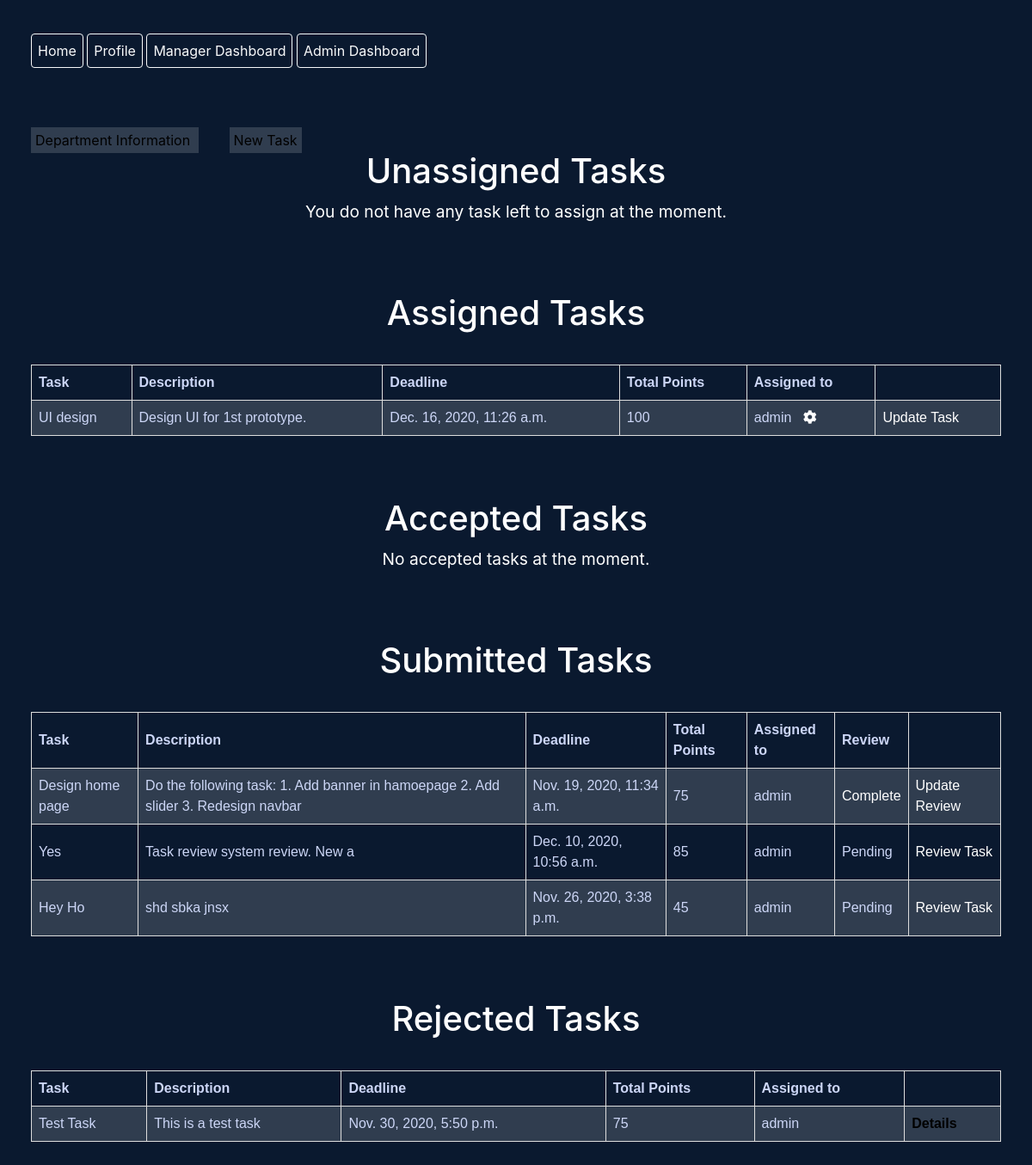
/manager-dashboard (signed in), run on the app's committed database.
### createMode/models.py (models this page shows, shortened)
class Task(models.Model):
	title = models.CharField(max_length=240)
	description = models.TextField()
	total_points = models.PositiveIntegerField(validators=[MinValueValidator(10), MaxValueValidator(100)])
	department = models.ForeignKey(Department, on_delete=models.CASCADE)
	deadline = models.DateTimeField()
	assigned_to = models.ForeignKey(User, on_delete=models.SET_NULL, blank=True, null=True, related_name='assigned_to_user')
	created_by = models.ForeignKey(User, on_delete=models.SET_NULL, blank=True, null=True, related_name='created_by_user')
	created_at = models.DateTimeField(auto_now_add=True)
	submitted = models.BooleanField(default=False)
	reviewed = models.BooleanField(default=False)
	review_id = models.PositiveIntegerField(blank=True, null=True)
	is_accepted = models.BooleanField(default=False)
	is_rejected = models.BooleanField(default=False)
	reject_feedback_id = models.PositiveIntegerField(blank=True, null=True)

### core/views.py (the view)
# urls.py: path('manager-dashboard', ManagerDashboard.as_view(), name='manager-dashboard'),
class ManagerDashboard(ListView, LoginRequiredMixin, ManagerRequiredMixin):
	model = Task
	template_name = 'core/manager_dashboard.html'
	context_object_name = 'tasks'
	def get_context_data(self, **kwargs):
		context = super().get_context_data(**kwargs)
		tasks = Task.objects.filter(created_by = self.request.user)
		context['created_tasks'] = tasks.filter(assigned_to = None)
		context['assigned_tasks'] = tasks.filter(submitted = False).filter(is_accepted = False).filter(is_rejected = False).exclude(assigned_to = None)
		context['accepted_tasks'] = tasks.filter(is_accepted = True).filter(submitted = False)
		context['rejected_tasks'] = tasks.filter(is_rejected = True)
		context['submitted_tasks'] = tasks.filter(submitted = True)
		return context

### core/context_processors.py (called while the page is built)
def check_authorization(request):
	if request.user.is_superuser:
		user_is_admin = True
	else:
		user_is_admin = False
	if request.user.is_authenticated:
		user_is_authenticated = True
		jobinfo = EmployeeJobInfo.objects.filter(user = request.user)[0]
		if jobinfo and jobinfo.isManager == True:
			user_is_manager = True
		else:
			user_is_manager = False
	else:
		user_is_authenticated = False
		user_is_manager = False
	return {
		'user_is_authenticated' : user_is_authenticated,
		'user_is_admin': user_is_admin,
		'user_is_manager' : user_is_manager,
	}

### core/templates/core/manager_dashboard.html (shortened to what this page needs)
{% extends 'core/base.html' %}
{% load static %}
{% block content %}
	<div class="">
		<br>
		<br>
		<a class='add-dept' href="{% url 'core:department-information' %}">
			Department Information
		</a>
		<a class='add-dept mr-auto' href="{% url 'createMode:create-task' %}">
			New Task
		</a>
	<br>
		<h1>Unassigned Tasks</h1>
			{% if created_tasks %}
			<table>
				<tr>
					<th>Task</th>
					<th>Description</th>
					<th>Deadline</th>
					<th>Total Points</th>
					<th></th>
					<th></th>
				</tr>
					{% for task in created_tasks %}
						{% if task.assigned_to == None %}
						<tr>
					    	<td>
					    		{{ task.title}}
					    	</a></td>
					    	<td> {{ task.description }}</td>
					    	<td>
								{{ task.deadline }}
					    	</td>
					    	<td>
					    		{{ task.total_points }}
					    	</td>
					    	<td>
					    		<a href="{% url 'createMode:assign-task' task.pk %}">Assign Task</a>
					    	</td>
					    	<td>
					    		<a href="{% url 'createMode:update-task' task.pk %}">Update Task</a>
					    	</td>
					    </tr>
					    {% endif %}
					{% endfor %}
			</table>
			{% else %}
				<h4 class="msg"> <small>You do not have any task left to assign at the moment.</small></h4>
			{% endif %}
		<br><br><br>
		<h1>Assigned Tasks</h1>
			{% if assigned_tasks %}
			<table>
				<tr>
					<th>Task</th>
					<th>Description</th>
					<th>Deadline</th>
					<th>Total Points</th>
					<th>Assigned to</th>
					<th></th>
				</tr>
					{% for task in assigned_tasks %}
						<tr>
					    	<td>
					    		{{ task.title}}
					    	</a></td>
					    	<td> {{ task.description }}</td>
					    	<td>
								{{ task.deadline }}
					    	</td>
					    	<td>
					    		{{ task.total_points }}
					    	</td>
					    	<td>
					    		{{ task.assigned_to }}
					    		<a href="{% url 'createMode:assign-task' task.pk %}"><i class="fas fa-cog"></i></a>
					    	</td>
					    	<td>
					    		<a href="{% url 'createMode:update-task' task.pk %}">Update Task</a>
					    	</td>
					    </tr>
					{% endfor %}
			</table>
			{% else %}
				<h4 class="msg"> <small>No assiggned tasks at the moment.</small></h4>
			{% endif %}
		<br><br><br>
		<h1>Accepted Tasks</h1>
			{% if accepted_tasks %}
			<table>
				<tr>
					<th>Task</th>
					<th>Description</th>
					<th>Deadline</th>
					<th>Total Points</th>
					<th>Assigned to</th>
				</tr>
					{% for task in accepted_tasks %}
						<tr>
					    	<td>
					    		{{ task.title}}
					    	</a></td>
					    	<td> {{ task.description }}</td>
					    	<td>
								{{ task.deadline }}
					    	</td>
					    	<td>
					    		{{ task.total_points }}
					    	</td>
					    	<td>
					    		{{ task.assigned_to }}
					    	</td>
					    </tr>
					{% endfor %}
			</table>
			{% else %}
				<h4 class="msg"> <small>No accepted tasks at the moment.</small></h4>
			{% endif %}
		<br><br><br>
		<h1>Submitted Tasks</h1>
			{% if submitted_tasks %}
			<table>
				<tr>
					<th>Task</th>
					<th>Description</th>
					<th>Deadline</th>
					<th>Total Points</th>
					<th>Assigned to</th>
					<th>Review</th>
					<th></th>
				</tr>
					{% for task in submitted_tasks %}
						<tr>
					    	<td>
					    		{{ task.title}}
					    	</a></td>
					    	<td> {{ task.description }}</td>
					    	<td>
								{{ task.deadline }}
					    	</td>
					    	<td>
					    		{{ task.total_points }}
					    	</td>
					    	<td>
					    		{{ task.assigned_to }}
					    	</td>
					    	<td>
					    		{% if task.reviewed %}
					    			<a href="{% url 'core:task-review-details' task.review_id %}">
						    			Complete
						    		</a>
					    		{% else %}
					    			Pending
					    		{% endif %}
					    	</td>
					    	<td>
					    		{% if task.reviewed %}
					    			<a href="{% url 'createMode:task-review' task.review_id %}">
					    				Update Review
					    			</a>
					    		{% else %}
					    			<a href="{% url 'createMode:task-review' task.review_id %}">
					    				Review Task
					    			</a>					    	</td>
					    </tr>
					    {% endif %}
					{% endfor %}
			</table>
			{% else %}
				<h4 class="msg"> <small>No assiggned tasks at the moment.</small></h4>
			{% endif %}
		<br><br><br>
		<h1>Rejected Tasks</h1>
		{% if rejected_tasks %}
			<table>
				<tr>
					<th>Task</th>
					<th>Description</th>
					<th>Deadline</th>
					<th>Total Points</th>
					<th>Assigned to</th>
					<th></th>
				</tr>
					{% for task in rejected_tasks %}
						<tr>
					    	<td>
					    		{{ task.title}}
					    	</a></td>
					    	<td> {{ task.description }}</td>
					    	<td>
								{{ task.deadline }}
					    	</td>
					    	<td>
					    		{{ task.total_points }}
					    	</td>
					    	<td>
					    		{{ task.assigned_to }}
					    	</td>
					    	<th>
					    		<a href="{% url 'createMode:rejected-feedback' task.reject_feedback_id %}">Details</a>
					    	</th>
					    </tr>
					{% endfor %}
			</table>
		{% else %}
			<h4 class='msg'> <small>You do not have any submitted task  at the moment! </small></h4>
		{% endif %}
		<br><br><br>
	</div>
{% endblock %}

### core/static/core/style.css (style rules this page uses)
html, body { background-color: #0a192f; color: rgb(204, 214, 246); }
h1, h2, h3, h4, h5 { color: white; }
table { width: 350px; padding: 15px 100px; }
.msg { text-align: center; }

### assignment/static/assignment/style.css (style rules this page uses)
table { font-family: arial, sans-serif; border-collapse: collapse; width: 94%; margin-left: 3%; margin-top: 3% }
td, th { border: 1px solid #dddddd; text-align: left; padding: 8px; }
tr:nth-child(even) { background-color: #dddddd2e; }
a { color: black; text-decoration: none; }
h1,h3 { text-align: center; }
td > a { color: white; }
.add-dept { color: black; background-color: #303d4f; margin-left: 3%; padding: 5px; }

### data on the page
Task: title "UI design", description "Design UI for 1st prototype.", deadline "Dec. 16, 2020, 11:26 a.m.", total_points "100", assigned_to "admin"
Task: title "Design home page", description "Do the following task: 1. Add banner in hamoepage 2. Add slider 3. Redesign navbar", deadline "Nov. 19, 2020, 11:34 a.m.", total_points "75", assigned_to "admin", reviewed "Complete"
Task: title "Yes", description "Task review system review. New a", deadline "Dec. 10, 2020, 10:56 a.m.", total_points "85", assigned_to "admin", reviewed "Pending"
Task: title "Hey Ho", description "shd sbka jnsx", deadline "Nov. 26, 2020, 3:38 p.m.", total_points "45", assigned_to "admin", reviewed "Pending"
Task: title "Test Task", description "This is a test task", deadline "Nov. 30, 2020, 5:50 p.m.", total_points "75", assigned_to "admin"
